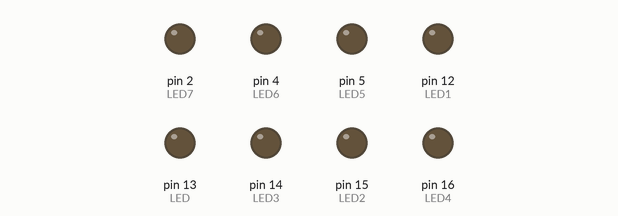
This sketch was run on a simulated Arduino Uno, built with avr-gcc and run on an emulated ATmega328P. On the bench: output pins drawn as LEDs (lit = HIGH).

Above: at 0.2 s.
At 1.7 s:
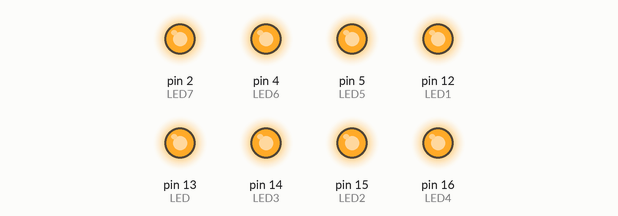
Timing chart, 0 to 3.0 s (numbered marks = the images above):
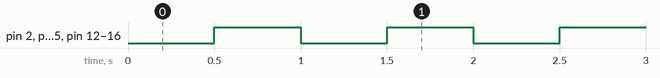

Measured:
- by itself, pin 2 (LED7), pin 4 (LED6), pin 5 (LED5), pin 12 (LED1), pin 13 (LED), pin 14 (LED3), pin 15 (LED2), pin 16 (LED4): alternates HIGH for 0.50 s and LOW for 0.50 s

The sketch:

LED_Module.ino
```cpp
int LED = 13;
int LED1 = 12;
int LED2 = 15;
int LED3 = 14;
int LED4 = 16;
int LED5 = 5;
int LED6 = 4;
int LED7 = 2;

void setup()
{
  pinMode(LED,OUTPUT);
  pinMode(LED1,OUTPUT);
  pinMode(LED2,OUTPUT);
  pinMode(LED3,OUTPUT);
  pinMode(LED4,OUTPUT);
  pinMode(LED5,OUTPUT);
  pinMode(LED6,OUTPUT);
  pinMode(LED7,OUTPUT);
}
void loop()
{
  digitalWrite(LED,LOW);
  digitalWrite(LED1,LOW);
  digitalWrite(LED2,LOW);
  digitalWrite(LED3,LOW);
  digitalWrite(LED4,LOW);
  digitalWrite(LED5,LOW);
  digitalWrite(LED6,LOW);
  digitalWrite(LED7,LOW);
  delay(500);
  digitalWrite(LED,HIGH);
  digitalWrite(LED1,HIGH);
  digitalWrite(LED2,HIGH);
  digitalWrite(LED3,HIGH);
  digitalWrite(LED4,HIGH);
  digitalWrite(LED5,HIGH);
  digitalWrite(LED6,HIGH);
  digitalWrite(LED7,HIGH);
  delay(500);
}
```
